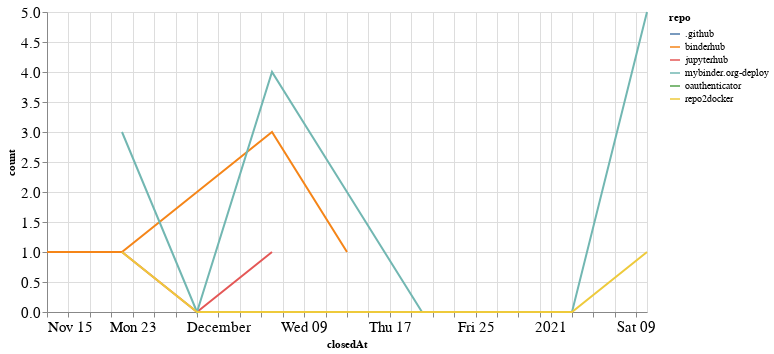

Notebook code for this chart:
### Code cell
closed_by_time = closed_by.groupby('repo').resample('W', on='closedAt').count()['author'].reset_index()
closed_by_time = closed_by_time.rename(columns={'author': 'count'})

alt.Chart(closed_by_time, width=600).mark_line().encode(
    x='closedAt',
    y='count',
    color='repo',
    tooltip="repo"
)

### Figure 1 — Vega-Lite specification as saved in the notebook (floating-point values rounded to 4 significant figures)
{"config": {"axisLeft": {"labelFontSize": 15}, "axisBottom": {"labelFontSize": 15}}, "data": {"name": "data-31559ec41eebcacac7586bf5cfa53643"}, "mark": "line", "encoding": {"color": {"type": "nominal", "field": "repo"}, "tooltip": {"type": "nominal", "field": "repo"}, "x": {"type": "temporal", "field": "closedAt"}, "y": {"type": "quantitative", "field": "count"}}, "width": 600, "$schema": "https://vega.github.io/schema/vega-lite/v4.8.1.json", "datasets": {"data-31559ec41eebcacac7586bf5cfa53643": [{"repo": ".github", "closedAt": "2020-12-06T00:00:00", "count": 1}, {"repo": "binderhub", "closedAt": "2020-11-15T00:00:00", "count": 1}, {"repo": "binderhub", "closedAt": "2020-11-22T00:00:00", "count": 1}, {"repo": "binderhub", "closedAt": "2020-11-29T00:00:00", "count": 2}, {"repo": "binderhub", "closedAt": "2020-12-06T00:00:00", "count": 3}, {"repo": "binderhub", "closedAt": "2020-12-13T00:00:00", "count": 1}, {"repo": "jupyterhub", "closedAt": "2020-11-22T00:00:00", "count": 1}, {"repo": "jupyterhub", "closedAt": "2020-11-29T00:00:00", "count": 0}, {"repo": "jupyterhub", "closedAt": "2020-12-06T00:00:00", "count": 1}, {"repo": "mybinder.org-deploy", "closedAt": "2020-11-22T00:00:00", "count": 3}, {"repo": "mybinder.org-deploy", "closedAt": "2020-11-29T00:00:00", "count": 0}, {"repo": "mybinder.org-deploy", "closedAt": "2020-12-06T00:00:00", "count": 4}, {"repo": "mybinder.org-deploy", "closedAt": "2020-12-13T00:00:00", "count": 2}, {"repo": "mybinder.org-deploy", "closedAt": "2020-12-20T00:00:00", "count": 0}, {"repo": "mybinder.org-deploy", "closedAt": "2020-12-27T00:00:00", "count": 0}, {"repo": "mybinder.org-deploy", "closedAt": "2021-01-03T00:00:00", "count": 0}, {"repo": "mybinder.org-deploy", "closedAt": "2021-01-10T00:00:00", "count": 5}, {"repo": "oauthenticator", "closedAt": "2020-11-22T00:00:00", "count": 1}, {"repo": "repo2docker", "closedAt": "2020-11-22T00:00:00", "count": 1}, {"repo": "repo2docker", "closedAt": "2020-11-29T00:00:00", "count": 0}, {"repo": "repo2docker", "closedAt": "2020-12-06T00:00:00", "count": 0}, {"repo": "repo2docker", "closedAt": "2020-12-13T00:00:00", "count": 0}, {"repo": "repo2docker", "closedAt": "2020-12-20T00:00:00", "count": 0}, {"repo": "repo2docker", "closedAt": "2020-12-27T00:00:00", "count": 0}, {"repo": "repo2docker", "closedAt": "2021-01-03T00:00:00", "count": 0}, {"repo": "repo2docker", "closedAt": "2021-01-10T00:00:00", "count": 1}]}}
